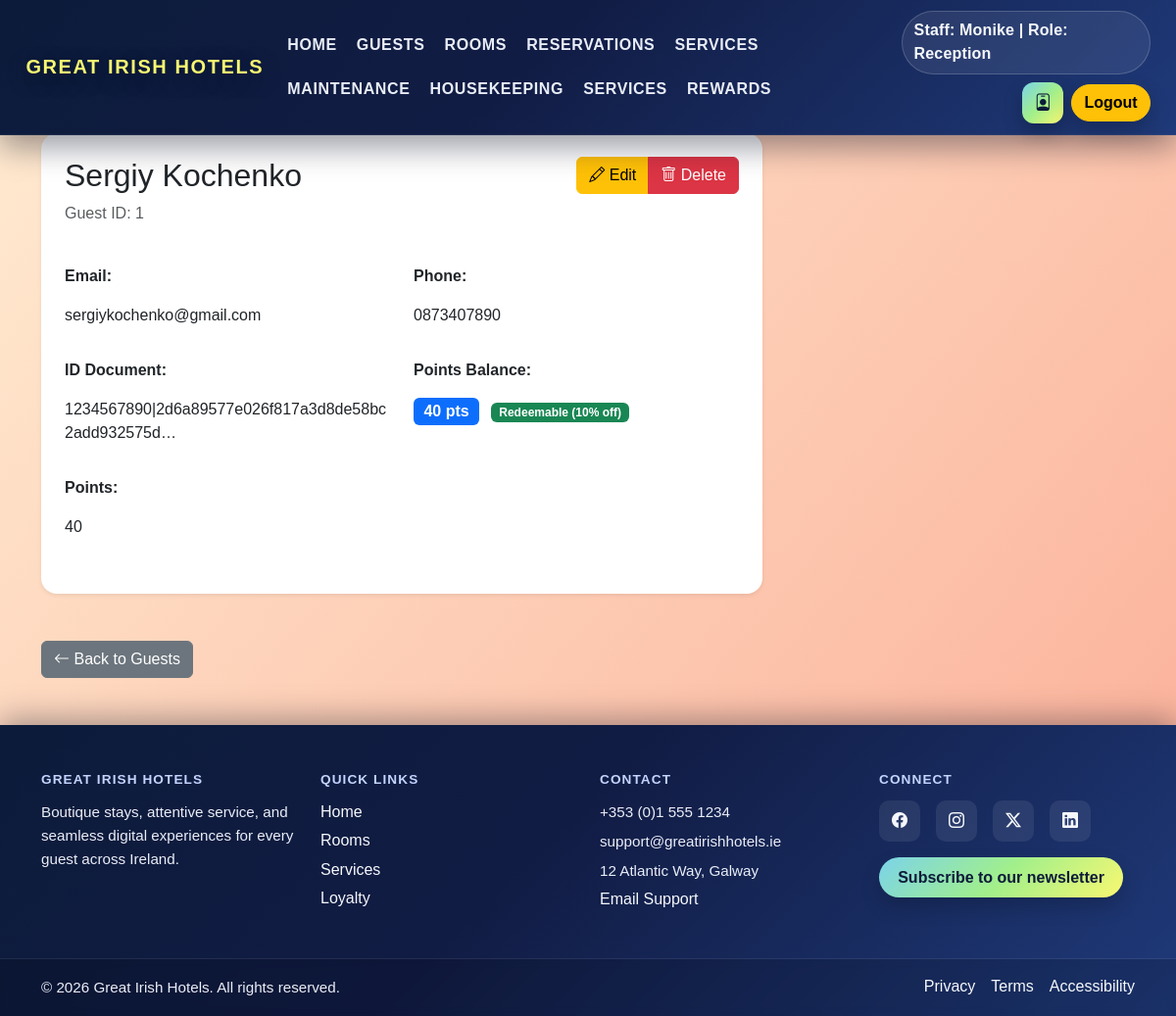
The page /management/guests/1/ (signed in) on the database its author committed.
### core/models.py (models this page shows, shortened)
class Staff(models.Model):
	name = models.CharField(max_length=100)
	role = models.ForeignKey('Role', on_delete=models.SET_NULL, null=True)
	email = models.EmailField(unique=True)
	password_hash = models.CharField(max_length=128)

class Role(models.Model):
	ROLE_CATEGORY_CHOICES = [
		('admin', 'Admin'),
		('guest', 'Guest'),
		('staff', 'Staff'),
	]
	name = models.CharField(max_length=50, unique=True)
	category = models.CharField(max_length=10, choices=ROLE_CATEGORY_CHOICES, default='staff')

class Guest(models.Model):
	first_name = models.CharField(max_length=50)
	last_name = models.CharField(max_length=50)
	email = models.EmailField()
	phone = models.CharField(max_length=20)
	id_document = models.CharField(max_length=100)
	preferences = models.TextField(blank=True)
	special_requests = models.TextField(blank=True)
	loyalty_points = models.IntegerField(default=0)

### core/views.py (the view)
# urls.py: path('management/guests/<int:pk>/', guest_detail, name='guest_detail'),
@require_staff_role('Reception')
def guest_detail(request, pk):
	try:
		guest = Guest.objects.get(pk=pk)
		context = get_user_context(request)
		context['object'] = guest
		context['title'] = f"{guest.first_name} {guest.last_name}"
		loyalty_points = guest.loyalty_points or 0
		context['points_needed'] = max(35 - loyalty_points, 0)
		return render(request, 'core/guest_detail.html', context)
	except Guest.DoesNotExist:
		messages.error(request, 'Guest not found.')
		return redirect('guest_list')

### core/views.py (called while the page is built)
def get_user_context(request):
	guest_name = None
	staff_name = None
	staff_role = None
	guest_id_document = None
	guest_id = request.session.get('guest_id')
	staff_id = request.session.get('staff_id')
	if staff_id:
		try:
			from .models import Staff
			staff_obj = Staff.objects.get(id=staff_id)
			staff_name = staff_obj.name
			staff_role = staff_obj.role.name if staff_obj.role else None
		except Exception:
			pass
	if guest_id:
		try:
			from .models import Guest
			guest_obj = Guest.objects.get(id=guest_id)
			guest_name = f"{guest_obj.first_name} {guest_obj.last_name}"
			guest_id_document = guest_obj.id_document.split('|')[0] if guest_obj.id_document else ''
		except Exception:
			pass
	return {'guest_name': guest_name, 'staff_name': staff_name, 'staff_role': staff_role, 'guest_id_document': guest_id_document}

def require_staff_role(*allowed_roles):
	def decorator(view_func):
		@wraps(view_func)
		def _wrapped(request, *args, **kwargs):
			if request.user.is_authenticated and request.user.is_staff:
				return view_func(request, *args, **kwargs)
			staff_id = request.session.get('staff_id')
			if staff_id:
				try:
					staff_obj = Staff.objects.get(id=staff_id)
					role_name = staff_obj.role.name if staff_obj.role else None
					if role_name and role_name in allowed_roles:
						return view_func(request, *args, **kwargs)
				except Exception:
					pass
			context = get_user_context(request)
			context['title'] = 'Access Prohibited'
			context['message'] = 'You do not have permission to view this page.'
			return render(request, 'core/access_denied.html', context, status=403)
		return _wrapped
	return decorator

### core/templates/core/guest_detail.html (shortened to what this page needs)
{% extends "base.html" %}
{% block content %}
{% include "header.html" %}
<main class="container py-5">
    <div class="row">
        <div class="col-lg-8">
            <div class="card shadow-sm border-0 rounded-4 mb-4">
                <div class="card-body p-4">
                    <div class="d-flex justify-content-between align-items-start mb-4">
                        <div>
                            <h2 class="card-title">{{ object.first_name }} {{ object.last_name }}</h2>
                            <p class="text-muted">Guest ID: {{ object.id }}</p>
                        </div>
                        <div class="btn-group">
                            <a href="{% url 'guest_update' object.id %}" class="btn btn-warning">
                                <i class="bi bi-pencil"></i> Edit
                            </a>
                            <a href="{% url 'guest_delete' object.id %}" class="btn btn-danger">
                                <i class="bi bi-trash"></i> Delete
                            </a>
                        </div>
                    </div>
                    <div class="row mb-3">
                        <div class="col-md-6">
                            <p><strong>Email:</strong></p>
                            <p>{{ object.email }}</p>
                        </div>
                        <div class="col-md-6">
                            <p><strong>Phone:</strong></p>
                            <p>{{ object.phone }}</p>
                        </div>
                    </div>
                    <div class="row mb-3">
                        <div class="col-md-6">
                            <p><strong>ID Document:</strong></p>
                            <p>{{ object.id_document|truncatechars:50 }}</p>
                        </div>
                        <div class="col-md-6">
                            <p><strong>Points Balance:</strong></p>
                            <p>
                                <span class="badge bg-primary fs-6">{{ object.loyalty_points|default:0 }} pts</span>
                                {% if object.loyalty_points|default:0 >= 35 %}
                                    <span class="badge bg-success ms-2">Redeemable (10% off)</span>
                                {% else %}
                                    <span class="text-muted ms-2">Earn {{ points_needed }} more points to redeem.</span>
                                {% endif %}
                            </p>
                        </div>
                    </div>
                    <div class="row mb-3">
                        <div class="col-md-6">
                            <p><strong>Points:</strong></p>
                            <p>{{ object.loyalty_points }}</p>
                        </div>
                    </div>
                </div>
            </div>
        </div>
    </div>
    <div class="row mt-4">
        <div class="col-12">
            <a href="{% url 'guest_list' %}" class="btn btn-secondary">
                <i class="bi bi-arrow-left"></i> Back to Guests
            </a>
        </div>
    </div>
</main>
{% endblock %}

### core/templates/header.html (shortened to what this page needs)
<header class="site-header">
    <nav class="navbar navbar-expand-xl navbar-dark gi-navbar fixed-top">
        <div class="container-xxl">
            <a class="navbar-brand" href="/">Great Irish Hotels</a>
            <div class="collapse navbar-collapse" id="mainNavbar">
                <ul class="navbar-nav align-items-lg-center mx-auto mb-3 mb-lg-0 gap-lg-1">
                    <li class="nav-item"><a class="nav-link gi-nav-link" href="/">Home</a></li>
                    {% if request.user.is_authenticated and request.user.is_staff or staff_role == 'Reception' %}
                        <li class="nav-item"><a class="nav-link gi-nav-link" href="{% url 'guest_list' %}">Guests</a></li>
                    {% endif %}
                    <li class="nav-item"><a class="nav-link gi-nav-link" href="/rooms/">Rooms</a></li>
                    {% if request.user.is_authenticated and request.user.is_staff or staff_role == 'Reception' %}
                        <li class="nav-item"><a class="nav-link gi-nav-link" href="{% url 'reservation_list' %}">Reservations</a></li>
                        <li class="nav-item"><a class="nav-link gi-nav-link" href="{% url 'service_list' %}">Services</a></li>
                    {% endif %}
                    {% if request.user.is_authenticated and request.user.is_staff or staff_role == 'Maintenance' or staff_role == 'Reception' or guest_name %}
                        <li class="nav-item"><a class="nav-link gi-nav-link" href="{% url 'maintenance_list' %}">Maintenance</a></li>
                    {% endif %}
                    {% if request.user.is_authenticated and request.user.is_staff or staff_role == 'Housekeeper' or staff_role == 'Reception' or guest_name %}
                        <li class="nav-item"><a class="nav-link gi-nav-link" href="{% url 'housekeeping_list' %}">Housekeeping</a></li>
                    {% endif %}
                    {% if guest_name %}
                        <li class="nav-item"><a class="nav-link gi-nav-link" href="/services/">Services</a></li>
                    {% endif %}
                    <li class="nav-item"><a class="nav-link gi-nav-link" href="{% url 'loyalty' %}">Rewards</a></li>
                </ul>
                <div class="header-actions d-flex align-items-center gap-2">
                    {% if staff_name and staff_role %}
                        <span class="header-pill">Staff: {{ staff_name }} | Role: {{ staff_role }}</span>
                        {% if request.resolver_match.url_name != 'user_profile' %}
                            <a href="{% url 'user_profile' %}" class="header-icon" title="View/Edit Profile">
                                <i class="bi bi-person-badge"></i>
                            </a>
                        {% endif %}
                        <a href="/logout/" class="btn btn-warning logout-trigger">Logout</a>
                    {% endif %}
                </div>
            </div>
        </div>
    </nav>
</header>

### core/static/style.css (style rules this page uses)
html, body { font-family: Arial, sans-serif; background-color: transparent; position: relative; overflow-x: hidden; min-height: 100%; height: 100%; margin: 0; padding: 0; }
body { display: flex; flex-direction: column; padding-top: calc(var(--nav-height) + 10px); }
main { flex: 1; padding-top: 0.35rem; }
body::before { content: ""; position: fixed; top: 0; left: 0; width: 100%; height: 100%; z-index: -1; background: linear-gradient(130deg, #ffecd2, #fcb69f, #ff9a8b, #ff758c, #f6416c, #f76b1c, #c471ed, #662d8c); background-size: 600% 600%; animation: gradientDrift 12s ease-in-out infinite; pointer-events: none; }
:root { --nav-height: 78px; }
.site-header { position: relative; z-index: 1030; }
.gi-navbar { background: linear-gradient(135deg, #0c1b3a 0%, #111c44 45%, #1f3a7a 100%); backdrop-filter: blur(10px); box-shadow: 0 12px 30px rgba(4, 9, 30, 0.4); border-bottom: 1px solid rgba(255, 255, 255, 0.08); padding: 0.7rem 0.9rem; min-height: var(--nav-height); }
.gi-navbar .navbar-brand { color: #f9f871; font-weight: 800; letter-spacing: 0.08em; text-transform: uppercase; text-shadow: 0 6px 22px rgba(0, 0, 0, 0.35); }
.gi-navbar .navbar-nav { gap: 0.35rem 0.55rem; flex-wrap: wrap; }
.gi-nav-link { color: #e9edf7; font-weight: 700; text-transform: uppercase; letter-spacing: 0.04em; padding: 0.55rem 0.85rem; position: relative; transition: color 0.2s ease, opacity 0.2s ease; display: inline-flex; align-items: center; gap: 0.35rem; }
.gi-nav-link::after { content: ""; position: absolute; left: 18%; right: 18%; bottom: 0.45rem; height: 2px; background: linear-gradient(90deg, #7bd3ea, #a1ef8b, #f9f871); opacity: 0; transition: opacity 0.2s ease, transform 0.2s ease; transform: scaleX(0.6); }
.header-actions { flex-wrap: wrap; justify-content: flex-start; gap: 0.35rem 0.6rem; }
.header-pill { color: #f5f7fb; background: rgba(255, 255, 255, 0.08); border: 1px solid rgba(255, 255, 255, 0.18); border-radius: 999px; padding: 0.45rem 0.75rem; font-weight: 600; letter-spacing: 0.01em; display: inline-flex; align-items: center; gap: 0.35rem; }
.header-icon { width: 42px; height: 42px; display: inline-flex; align-items: center; justify-content: center; color: #0c1b3a; background: linear-gradient(135deg, #7bd3ea, #a1ef8b, #f9f871); border-radius: 12px; text-decoration: none; font-size: 1.1rem; box-shadow: 0 10px 20px rgba(0, 0, 0, 0.24); transition: transform 0.2s ease, box-shadow 0.2s ease; }
.gi-navbar .btn.btn-warning { border-radius: 999px; font-weight: 700; box-shadow: 0 10px 22px rgba(0, 0, 0, 0.22); }
@media (min-width: 992px) { .header-actions { justify-content: flex-end; } }

### rows shown on the page
Staff: name "Monike"
Role: name "Reception"
Guest: first_name "Sergiy", last_name "Kochenko", id "1", email "sergiykochenko@gmail.com", phone "0873407890", id_document "1234567890|2d6a89577e026f817a3d8de58bc2add932575d…", loyalty_points "40"
